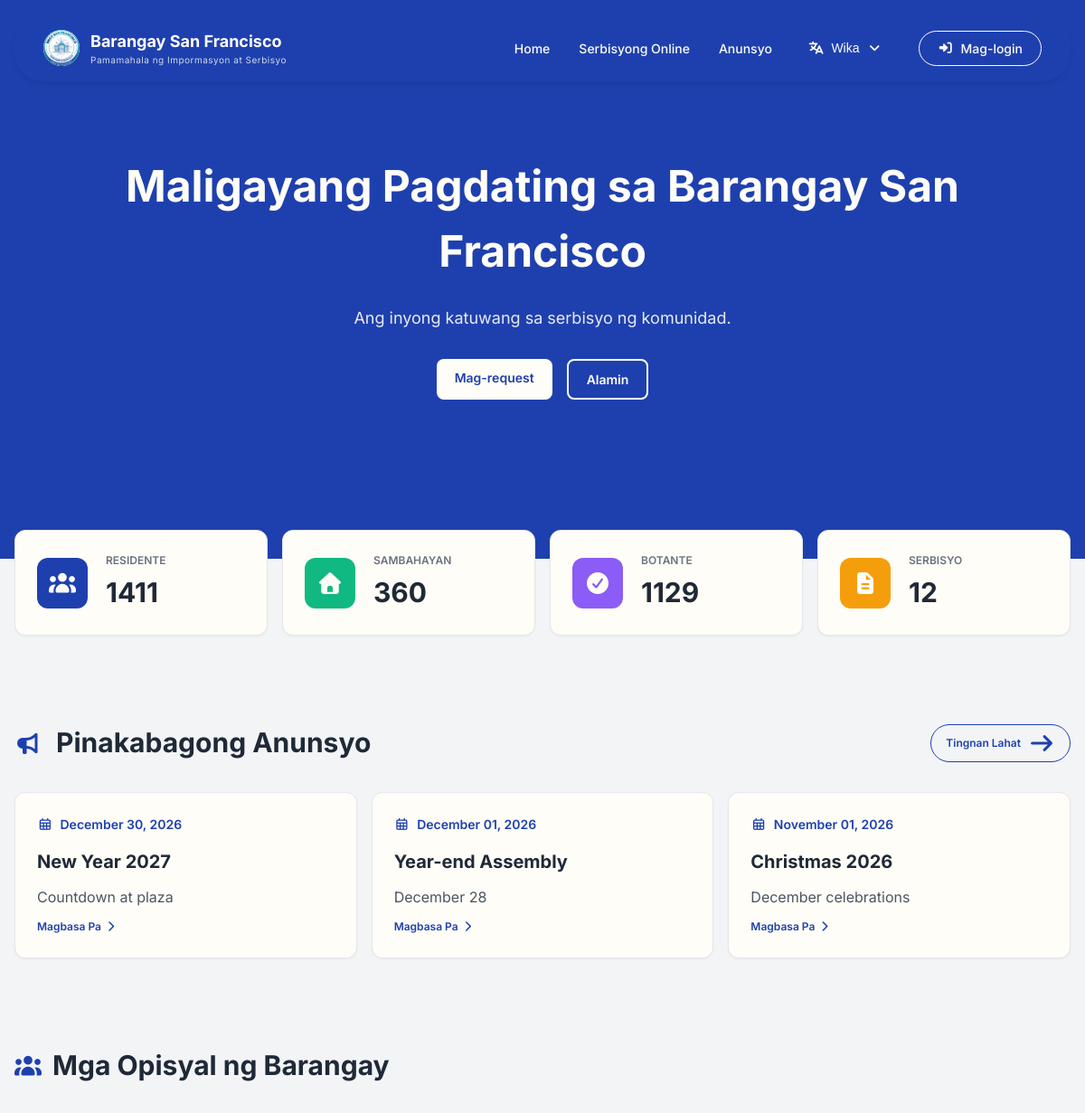
The app's page /pages/index.php (upper part), older data.
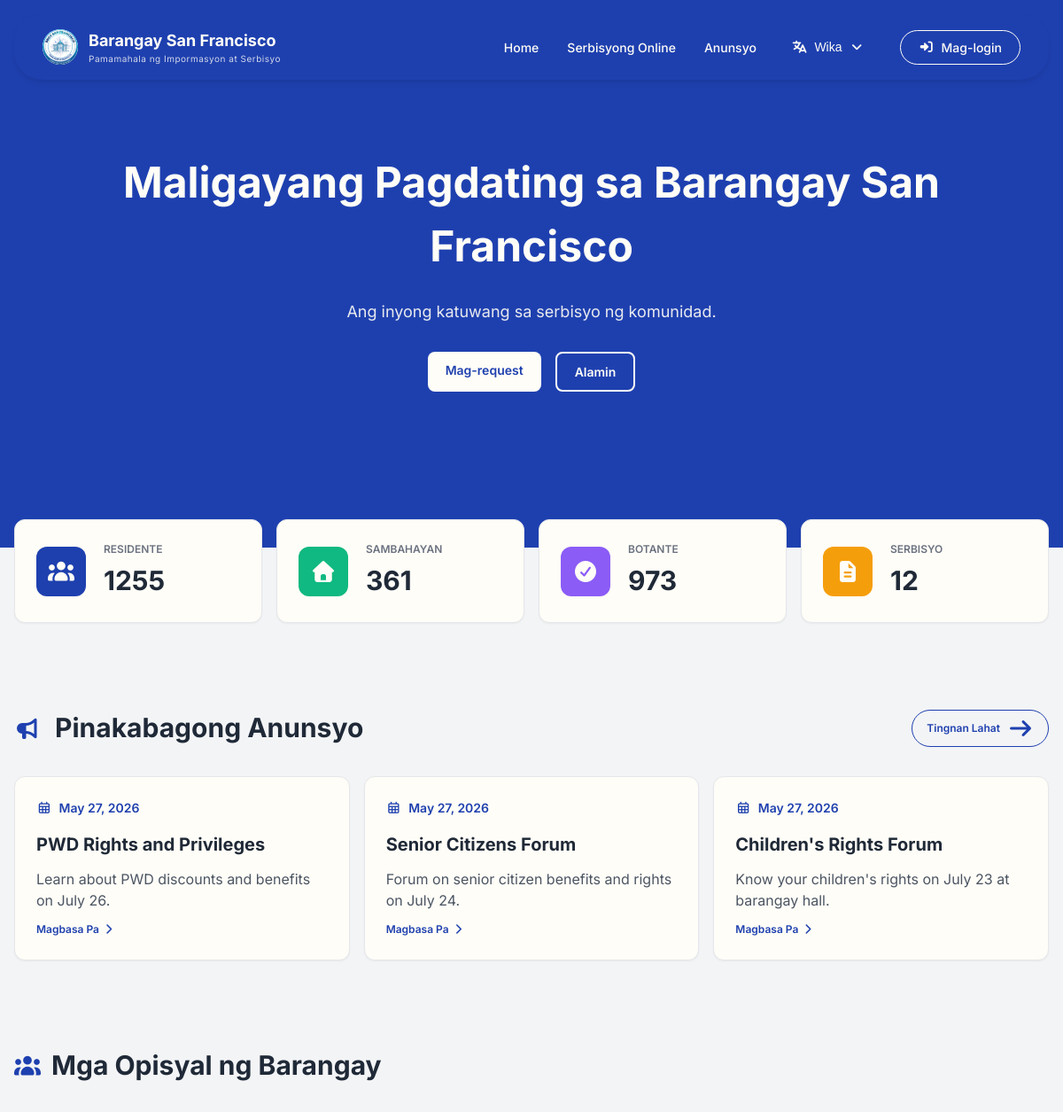
The same page, newer data.
### tables this page shows
CREATE TABLE IF NOT EXISTS `announcements` (
  `announcement_id` int NOT NULL AUTO_INCREMENT,
  `title` varchar(255) NOT NULL,
  `content` text NOT NULL,
  `created_by` int DEFAULT NULL,
  `created_at` timestamp NULL DEFAULT CURRENT_TIMESTAMP,
  `updated_at` timestamp NULL DEFAULT CURRENT_TIMESTAMP ON UPDATE CURRENT_TIMESTAMP,
  PRIMARY KEY (`announcement_id`),
  KEY `fk_announcement_admin` (`created_by`)
);

### includes/translations/translations.php (called while the page is built, shortened)
<?php
function __($key) {
    $lang = $_SESSION['lang'] ?? 'tl';
    return $translations[$lang][$key] ?? $key;
}
?>

### includes/core/queries.php (called while the page is built, shortened)
<?php
function getDashboardStats() {
    global $conn;
    $stats = [];
    $stmt = $conn->prepare("SELECT COUNT(*) as total FROM resident");
    $stmt->execute();
    $stats['total_residents'] = $stmt->get_result()->fetch_assoc()['total'];
    $stmt = $conn->prepare("SELECT COUNT(*) as total FROM household");
    $stmt->execute();
    $stats['total_households'] = $stmt->get_result()->fetch_assoc()['total'];
    $stmt = $conn->prepare("SELECT COUNT(*) as total FROM service_request");
    $stmt->execute();
    $stats['total_requests'] = $stmt->get_result()->fetch_assoc()['total'];
    $stmt = $conn->prepare("SELECT COUNT(*) as total FROM complaint WHERE status = 'pending'");
    $stmt->execute();
    $stats['pending_complaints'] = $stmt->get_result()->fetch_assoc()['total'];
    $stmt = $conn->prepare("SELECT COUNT(*) as total FROM resident WHERE is_voter = 1");
    $stmt->execute();
    $stats['total_voters'] = $stmt->get_result()->fetch_assoc()['total'];
    $stmt = $conn->prepare("SELECT COUNT(*) as total FROM service WHERE is_active = 1");
    $stmt->execute();
    $stats['total_services'] = $stmt->get_result()->fetch_assoc()['total'];
    return $stats;
}
?>

### pages/index.php (the view, shortened to what the changed rows need)
<?php
require_once '../includes/core/init.php';
$stats = getDashboardStats();
$announcementStmt = $conn->prepare("SELECT * FROM announcements ORDER BY created_at DESC LIMIT 3");
$announcementStmt->execute();
$latestAnnouncements = $announcementStmt->get_result()->fetch_all(MYSQLI_ASSOC);
include '../includes/layouts/header.php';
?>
<link rel="stylesheet" href="/barangay-residence-system/assets/css/pages/index.css">
<?php include '../includes/layouts/navbar.php'; ?>
<main>
    <section class="hero">
        <div class="container">
            <h2><?php echo __('hero-title'); ?></h2>
        </div>
    </section>
    <div class="container stats-section">
        <div class="grid grid-cols-4">
            <div class="card card-hover stat-card">
                <div class="stat-info">
                    <p><?php echo __('stat-residents'); ?></p>
                    <p class="stat-number"><?php echo $stats['total_residents'] ?? '0'; ?></p>
                </div>
            </div>
            <div class="card card-hover stat-card">
                <div class="stat-info">
                    <p><?php echo __('stat-households'); ?></p>
                    <p class="stat-number"><?php echo $stats['total_households'] ?? '0'; ?></p>
                </div>
            </div>
            <div class="card card-hover stat-card">
                <div class="stat-info">
                    <p><?php echo __('stat-voters'); ?></p>
                    <p class="stat-number"><?php echo $stats['total_voters'] ?? '0'; ?></p>
                </div>
            </div>
        </div>
    </div>
    <section class="announcement-section">
        <div class="container">
            <div class="grid grid-cols-3">
                <?php if (empty($latestAnnouncements)): ?>
                    <div class="card announcement-card" style="grid-column: span 3; text-align: center;">
                        <div class="announcement-date">
                            <i class="far fa-calendar-alt"></i>
                            <span><?php echo __('no-announcements'); ?></span>
                        </div>
                    </div>
                <?php else: ?>
                    <?php foreach ($latestAnnouncements as $announcement): ?>
                    <div class="card card-hover announcement-card">
                        <div class="announcement-date">
                            <i class="far fa-calendar-alt"></i>
                            <span><?php echo date('F d, Y', strtotime($announcement['created_at'])); ?></span>
                        </div>
                        <h4><?php echo htmlspecialchars($announcement['title']); ?></h4>
                        <p><?php echo htmlspecialchars(substr($announcement['content'], 0, 120)) . (strlen($announcement['content']) > 120 ? '...' : ''); ?></p>
                        <a href="announcements.php" class="read-more"><?php echo __('read-more'); ?> <i class="fas fa-chevron-right"></i></a>
                    </div>
                    <?php endforeach; ?>
                <?php endif; ?>
            </div>
        </div>
    </section>
</main>
<?php include '../includes/layouts/footer.php'; ?>

Row changes from the older to the newer data that the page shows:
removed announcements: created_at "December 30, 2026", title "New Year 2027", content "Countdown at plaza"
removed announcements: created_at "December 01, 2026", title "Year-end Assembly", content "December 28"
removed announcements: created_at "November 01, 2026", title "Christmas 2026", content "December celebrations"
now on this page (row unchanged): announcements: created_at "May 27, 2026", title "PWD Rights and Privileges", content "Learn about PWD discounts and benefits on July 26."
now on this page (row unchanged): announcements: created_at "May 27, 2026", title "Senior Citizens Forum", content "Forum on senior citizen benefits and rights on July 24."
now on this page (row unchanged): announcements: created_at "May 27, 2026", title "Children's Rights Forum", content "Know your children's rights on July 23 at barangay hall."
Text that changed along with them:
$stats['total_residents']: "1411" → "1255"
$stats['total_households']: "360" → "361"
$stats['total_voters']: "1129" → "973"
